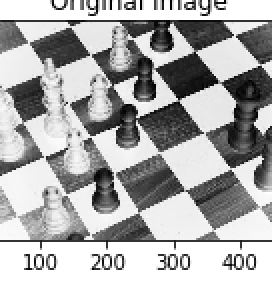
#> input picture Harris_Corner_Detector_with_thresholding/Code/images/chess.png, 136 x 143 px, found by its file name (shown 2 times larger)
$ python CV404Harris.py
#> lines starting #> are read from the running program, lines starting #| are printed output that depends on the picture

###_____________RADWA_________

#Import Libraries
import matplotlib.pyplot as plt
import numpy as np
import imageio
from scipy import ndimage


#Functions used in Phase I

#Define RGB2gray function
def rgb2gray(img) :
    return np.dot(img[..., :3], [0.2989, 0.5870, 0.1140])


#Detemine gradient function for Fx and Fy using sobel filter(normlized)
def gradient_x(img) :
    grad_img = ndimage.convolve(img, np.array([[-1, 0, 1],[-2, 0, 2],[-1, 0, 1]]))
    return grad_img/np.max(grad_img)

def gradient_y(img) :
    grad_img = ndimage.convolve(img, np.array([[-1, -2, -1],[0, 0, 0],[1, 2, 1]]))
    return grad_img/np.max(grad_img)


#Harris Corner Detector Implementation and test

img_path = './images/chess.png'
#test1.bmp
#test2.jpg

ratio = 0.01

#Phase I : Find filtered grdient
#Load the input image
input_img = imageio.imread(img_path)
#> input_img is the input picture: shape (143, 136, 4); mean R, G, B, A 119, 119, 119, 202.3

#Convert the image to grayscale
gray_input_img = rgb2gray(input_img)
#> in rgb2gray, `return np.dot(img[..., :3], [0.2989, 0.5870, 0.1140])`:
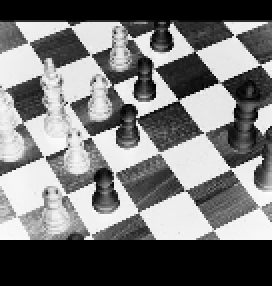
#> returned value: shape (143, 136) float64 (shown 2 times larger); min 0, max 255, mean 119

#Apply gaussian blurring
blur_img = ndimage.gaussian_filter(gray_input_img, sigma = 1.0)
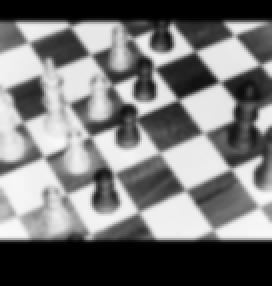
#> blur_img: shape (143, 136) float64 (shown 2 times larger); min 0, max 249.2, mean 119

#Find gradient Fx
x_grad = gradient_x(blur_img)

#Find gradient Fy
y_grad = gradient_y(blur_img)
#> in gradient_y, `grad_img = ndimage.convolve(img, np.array([[-1, -2, -1],[0, 0, 0],[1, ..`:
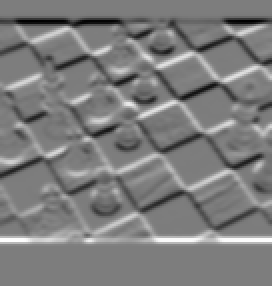
#> grad_img: shape (143, 136) float64 (shown 2 times larger); min -618.8, max 642.2, mean 0; drawn with min black and max white


#Phase II : Find corners
xx_grad = x_grad * x_grad
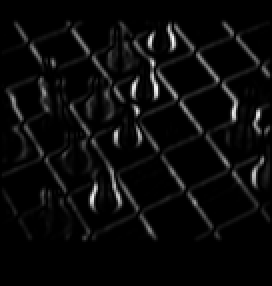
#> xx_grad: shape (143, 136) float64 (shown 2 times larger); min 0, max 1.06, mean 0.0459; drawn with min black and max white
yy_grad = y_grad * y_grad
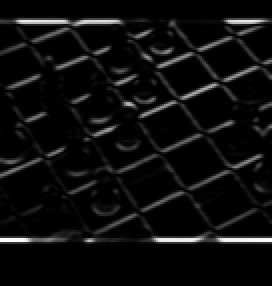
#> yy_grad: shape (143, 136) float64 (shown 2 times larger); min 0, max 1, mean 0.0549
xy_grad = x_grad * y_grad
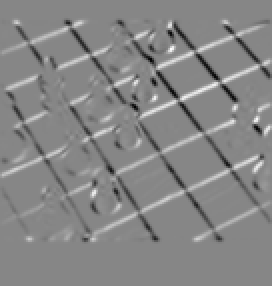
#> xy_grad: shape (143, 136) float64 (shown 2 times larger); min -0.435, max 0.389, mean -0.000266; drawn with min black and max white
tuple_data = [] #Contains y, x Co-ordinates and its corner response
k = 0.05
max = 0

for i in range(1, int(input_img.shape[0] - 1)) :
        for j in range(1, int(input_img.shape[1] - 1)) :
            window_x = xx_grad[i-4 : i+5 , j-4 : j+5]
            window_y = yy_grad[i-4 : i+5 , j-4 : j+5]
            window_xy = xy_grad[i-4 : i+5 , j-4 : j+5]
            sum_xx = np.sum(window_x)
            sum_yy = np.sum(window_y)
            sum_xy = np.sum(window_xy)
            determinant = (sum_xx * sum_yy) - (sum_xy * sum_xy)
            trace = sum_xx + sum_yy
            R = determinant - (k * trace * trace)
            tuple_data.append((i, j, R))
            if(R > max) :
                max = R
#> after the loop, max = 146; tuple_data = 18894 items, first 6: (1, 1, 0), (1, 2, 0), (1, 3, 0), (1, 4, 0), (1, 5, 0), (1, 6, 0)

#L contains y, x co-ordinate(whose value is greater than threshold) and their corner response of those co-ordinates
L = []
L2 = []
threshold = ratio * max
#> threshold = 1.46

for res in tuple_data :
    i, j, R = res
    L2.append([i, j, R])    #without using thresholding
    if R > threshold :
        L.append([i, j, R]) #using thresholding
#> this loop made 18894 passes
#> after the loop, L = 7809 items, first 6: [7, 35, 3.59], [7, 36, 5.2], [7, 37, 5.21], [7, 38, 2.18], [7, 111, 1.93], [7, 112, 2.31]; L2 = 18894 items, first 6: [1, 1, 0], [1, 2, 0], [1, 3, 0], [1, 4, 0], [1, 5, 0], [1, 6, 0]


#Phase III : Non maximal suppression
sorted_L = sorted(L, key = lambda x: x[2], reverse = True)
#> sorted_L = 7809 items, first 6: [35, 79, 146], [49, 89, 145], [40, 109, 144.9], [50, 89, 143.8], [49, 88, 143.2], [50, 90, 142.2]
final_L = [] #final_l contains list after non maximal suppression
final_L.append(sorted_L[0][:-1])
dis = 10
xc, yc = [], []
for i in sorted_L :
    for j in final_L :
        if(abs(i[0] - j[0] <= dis) and abs(i[1] - j[1]) <= dis) :
            break
    else :
        final_L.append(i[:-1])
        xc.append(i[1])
        yc.append(i[0])
#> this loop made 7809 passes
#> after the loop, final_L = 28 pairs, first value 14 to 117, second value 11 to 131; xc = 27 values, max 131 at index 7, min 11 at index 9, mean 67.56; yc = 27 values, max 117 at index 18, min 14 at index 2, mean 76.48


sorted_L2 = sorted(L2, key = lambda x: x[2], reverse = True)
#> sorted_L2 = 18894 items, first 6: [35, 79, 146], [49, 89, 145], [40, 109, 144.9], [50, 89, 143.8], [49, 88, 143.2], [50, 90, 142.2]
final_L2 = [] #final_l contains list after non maximal suppression
final_L2.append(sorted_L2[0][:-1])
xc2, yc2 = [], []
for i in sorted_L2 :
    for j in final_L2 :
        if(abs(i[0] - j[0] <= dis) and abs(i[1] - j[1]) <= dis) :
            break
    else :
        final_L2.append(i[:-1])
        xc2.append(i[1])
        yc2.append(i[0])
#> this loop made 18894 passes
#> after the loop, final_L2 = 56 pairs, first value 14 to 140, second value 1 to 133; xc2 = 55 values, max 133 at index 41, min 1 at index 29, mean 67.62; yc2 = 55 values, max 140 at index 43, min 14 at index 2, mean 105.2

#using thresholding
plt.imshow(input_img, cmap = plt.get_cmap('gray'))
plt.plot(xc, yc, '*', color='red')
plt.show()
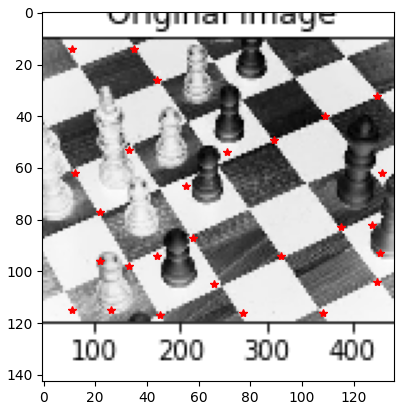
#> figure drawn by matplotlib, 1 panel

#without using thresholding
#plt.imshow(input_img, cmap = plt.get_cmap('gray'))
#plt.plot(xc2, yc2, '*', color='purple')
#plt.show()

$ run again, with Harris_Corner_Detector_with_thresholding/Code/images/images_ches.png copied over Harris_Corner_Detector_with_thresholding/Code/images/chess.png
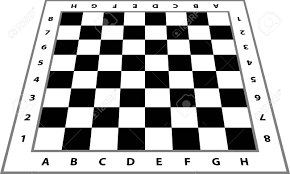
#> input picture Harris_Corner_Detector_with_thresholding/Code/images/images_ches.png, 290 x 174 px, found by its file name
#> input_img is the input picture: shape (174, 290, 3); min 0, max 255, mean 178.3
#> `xy_grad = x_grad * y_grad`:
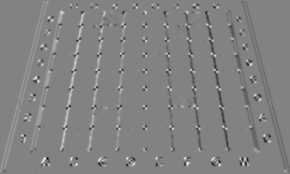
#> xy_grad: shape (174, 290) float64; min -0.306, max 0.293, mean 5.72e-05; drawn with min black and max white
#> after the loop `for i in range(1, int(input_img.shape[0] - 1)) :`: max = 190.1; tuple_data = 49536 items
#> threshold = 1.9
#> the loop `for res in tuple_data :` made 49536 passes
#> (i, j, R) on passes 1 to 3: (1, 1, 0), (1, 2, 0), (1, 3, 0)
#> after the loop `for res in tuple_data :`: L = 13844 items, first 6: [4, 45, 2.92], [4, 46, 4.4], [4, 47, 5.11], [4, 48, 4.7], [4, 49, 3.93], [4, 50, 2.35]; L2 = 49536 items
#> sorted_L = 13844 items, first 6: [73, 147, 190.1], [73, 146, 188.3], [72, 147, 187.4], [73, 145, 186.6], [72, 146, 185.5], [71, 147, 185.2]
#> the loop `for i in sorted_L :` made 13844 passes
#> after the loop `for i in sorted_L :`: final_L = 43 pairs, first value 51 to 168, second value 5 to 284; xc = 42 values, max 284 at index 40, min 5 at index 41, mean 139.8; yc = 42 values, max 168 at index 40, min 51 at index 24, mean 126.4
#> sorted_L2 = 49536 items
#> the loop `for i in sorted_L2 :` made 49536 passes
#> after the loop `for i in sorted_L2 :`: final_L2 = 69 pairs, first value 51 to 172, second value 5 to 284; xc2 = 68 values, max 284 at index 40, min 5 at index 41, mean 140.8; yc2 = 68 values, max 172 at index 55, min 51 at index 24, mean 141.6
#> `plt.show()`:
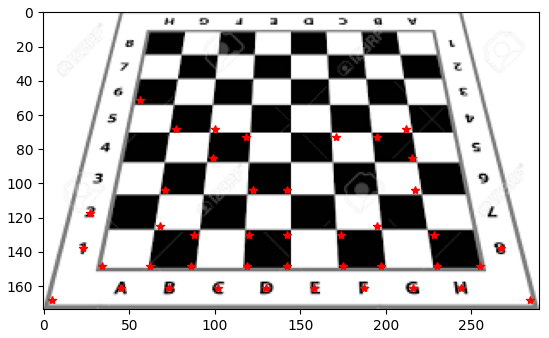
#> figure drawn by matplotlib, 1 panel

$ run again, with Harris_Corner_Detector_with_thresholding/Code/images/1.jpeg saved as Harris_Corner_Detector_with_thresholding/Code/images/chess.png
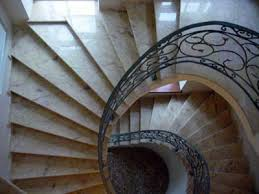
#> input picture Harris_Corner_Detector_with_thresholding/Code/images/1.jpeg, 259 x 194 px, found by its file name
#> input_img is the input picture: shape (194, 259, 3); mean R, G, B 97.6, 97.1, 97.5
#> `xy_grad = x_grad * y_grad`:
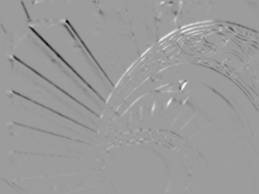
#> xy_grad: shape (194, 259) float64; min -0.634, max 0.401, mean -0.00543; drawn with min black and max white
#> after the loop `for i in range(1, int(input_img.shape[0] - 1)) :`: max = 170.5; tuple_data = 49344 items
#> threshold = 1.71
#> the loop `for res in tuple_data :` made 49344 passes
#> (i, j, R) on passes 1 to 3: (1, 1, 0), (1, 2, 0), (1, 3, 0)
#> after the loop `for res in tuple_data :`: L = 6724 items, first 6: [4, 31, 3.33], [4, 32, 5.19], [4, 33, 6.83], [4, 34, 8.29], [4, 35, 9.42], [4, 36, 8.84]; L2 = 49344 items
#> sorted_L = 6724 items, first 6: [23, 65, 170.5], [24, 65, 165.3], [23, 64, 159.7], [24, 64, 159.4], [22, 65, 159], [23, 66, 153.2]
#> the loop `for i in sorted_L :` made 6724 passes
#> after the loop `for i in sorted_L :`: final_L = 40 pairs, first value 4 to 182, second value 13 to 254; xc = 39 values, max 254 at index 35, min 13 at index 9, mean 145.7; yc = 39 values, max 182 at index 33, min 4 at index 4, mean 89.23
#> sorted_L2 = 49344 items
#> the loop `for i in sorted_L2 :` made 49344 passes
#> after the loop `for i in sorted_L2 :`: final_L2 = 100 pairs, first value 1 to 192, second value 1 to 254; xc2 = 99 values, max 254 at index 35, min 1 at index 81, mean 121.8; yc2 = 99 values, max 192 at index 72, min 1 at index 81, mean 118.9
#> `plt.show()`:
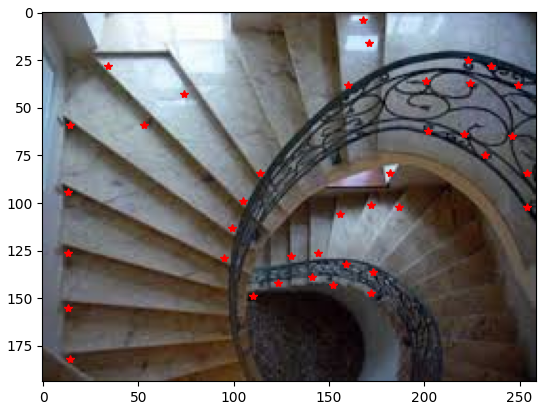
#> figure drawn by matplotlib, 1 panel
